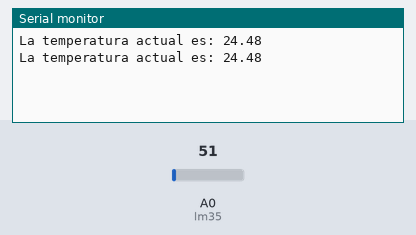
The sketch below on a simulated Arduino Uno, built with avr-gcc and run on an emulated ATmega328P. Shown: the last lines printed to the serial monitor. The test bench sets the inputs (shaded band); at power-on: A0 (lm35) = 51.

Above: at 2.8 s.
2.9 s: A0 (lm35) set to 61
At 4.8 s:
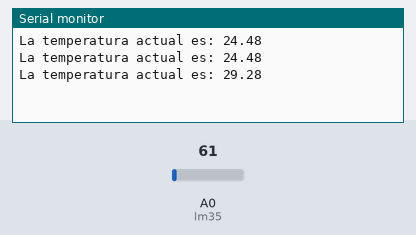
5.6 s: A0 (lm35) set to 71
At 6.4 s:
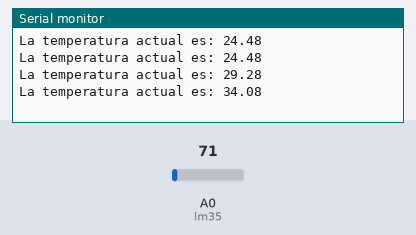
Timing chart, 0 to 8.6 s (numbered marks = the images above; inputs shaded):
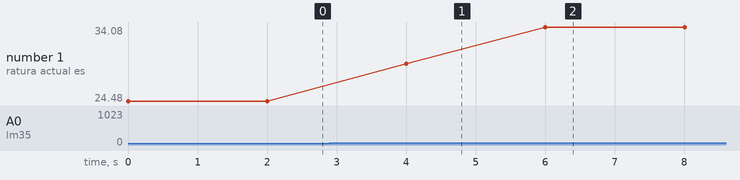

The sketch:

LM35.ino
```cpp
int lm35 = A0;  // Puerto analógico donde se conecta el sensor
float temp;    // Variable que acepta punto decimal para la lectura de la temperatura

void setup ()
{
  Serial.begin (9600);  // Inicializa la comunicación serial a una velocidad de 9600 Bauds
}

void loop ()
{
  temp = analogRead (lm35);  // Realiza la Conversión analógica - digital
  temp = temp * 0.48;        // Transforma la lectura obtenida a un valor en grados centígrados
  Serial.print ("La temperatura actual es: ");  // Imprime en TERMINAL el valor de la
  Serial.println (temp);                        // temperatura actual.
  delay (2000);  // Realiza una lectura cada 250 ms.
}
```

Measured:
- after the input at 2.9 s, the serial monitor: prints a new line after 1.1 s (image 1)
- after the input at 5.6 s, the serial monitor: prints a new line after 0.40 s (image 2)
- plotted number 1: 24.48 → 29.28 after the input at 2.9 s, 29.28 → 34.08 after the input at 5.6 s
